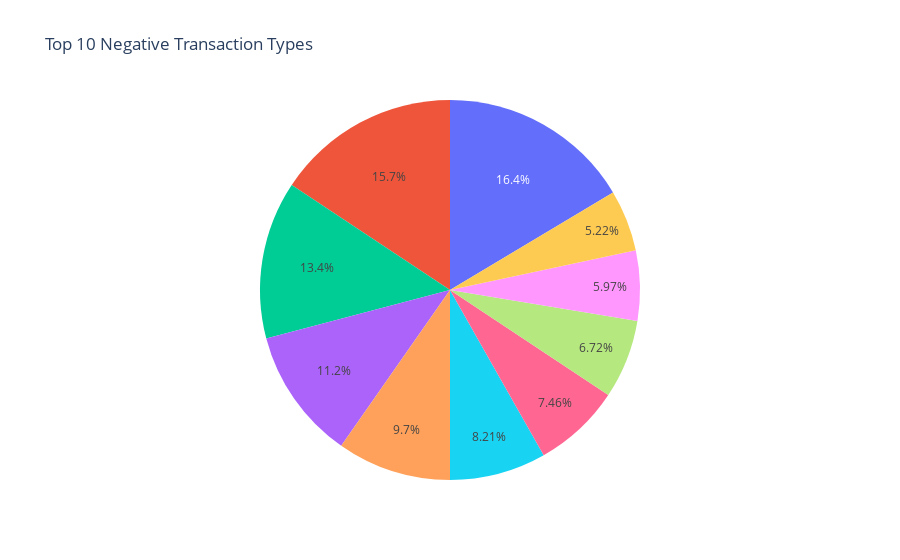

The code cell stored with this chart in its notebook:
### Code cell
description_pie_chart(df, type="-", title="Top 10 Negative Transaction Types").show()

### Figure 1 — Plotly figure (JSON) as saved in the notebook; plotly's stock layout.template omitted (floating-point values rounded to 4 significant figures)
{"data": [{"domain": {"x": [0, 1], "y": [0, 1]}, "hovertemplate": "index=%{label}<br>Description=%{value}<extra></extra>", "labels": ["TARGET 0003 STATE COLLEGE PA", "PENN STATE FOOD SE UNIVERSITY PA PA", "SQ *ELIXR STATE CO State College PA", "INTERNATIONAL PURCHASE TRANSACTION FEE", "438PEPSIVEN9147678 ALTOONA PA", "SQ *VIBE COFFEE State College PA", "PSU VENDING 1-855- DUNBAR PA", "CONTINENTAL LAUNDR PITTSBURGH PA", "PANERA BREAD #6092 UNIVERSITY PA PA", "PANERA BREAD #6092 UNIVERSITYPAR PA"], "legendgroup": "", "name": "", "showlegend": true, "type": "pie", "values": [22, 21, 18, 15, 13, 11, 10, 9, 8, 7]}], "layout": {"legend": {"tracegroupgap": 0}, "showlegend": false, "title": {"text": "Top 10 Negative Transaction Types"}}}
